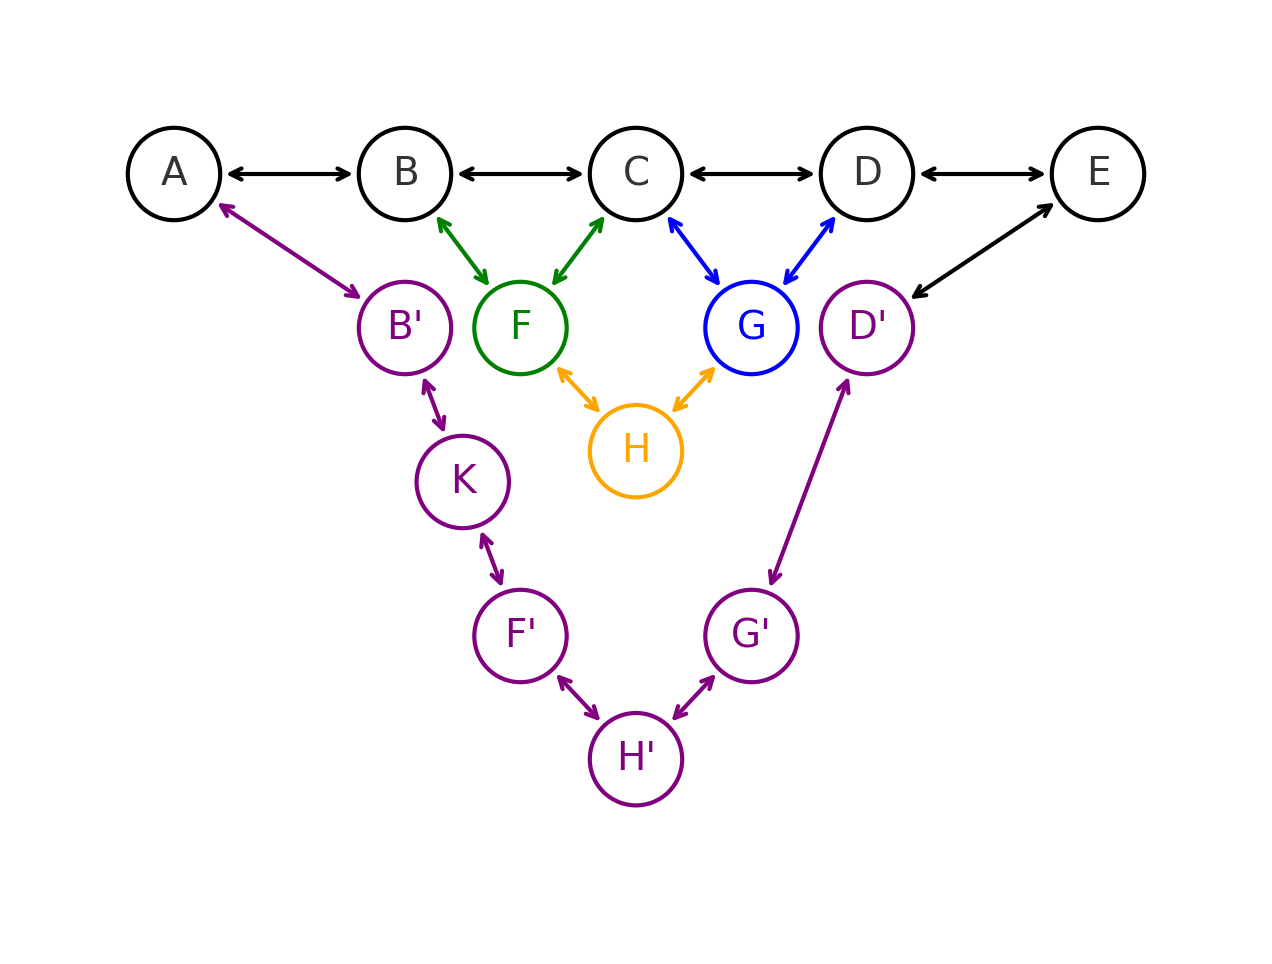

Reproduce this figure in Python.
import matplotlib.pyplot as plt
import numpy as np

# Base nodes and coordinates
nodes = ["A", "B", "C", "D", "E"]
spacing = 1.5
x_pos = np.arange(len(nodes)) * spacing - spacing * (len(nodes) - 1) / 2
y_base = 0
radius = 0.3

coords = {label: (x_pos[i], y_base) for i, label in enumerate(nodes)}
coords["F"] = ((coords["B"][0] + coords["C"][0]) / 2, y_base - 1.0)
coords["G"] = ((coords["C"][0] + coords["D"][0]) / 2, y_base - 1.0)
coords["H"] = ((coords["F"][0] + coords["G"][0]) / 2, y_base - 1.8)

# Bottom primes: B' and D' at same level as F; deeper for F', G', H'
coords["Bprime"] = (coords["B"][0], coords["F"][1])
coords["Dprime"] = (coords["D"][0], coords["F"][1])
coords["Fprime"] = (coords["F"][0], coords["F"][1] - 2.0)
coords["Gprime"] = (coords["G"][0], coords["G"][1] - 2.0)
coords["Hprime"] = (coords["H"][0], coords["H"][1] - 2.0)

# K between B' and F'
coords["K"] = (
    (coords["Bprime"][0] + coords["Fprime"][0]) / 2,
    (coords["Bprime"][1] + coords["Fprime"][1]) / 2,
)

# Plot setup
fig, ax = plt.subplots(figsize=(10, 6))
ax.set_aspect("equal")
ax.axis("off")
ax.set_xlim(min(x_pos) - 1, max(x_pos) + 1)
ax.set_ylim(-5, 1)


# Helper for bidirectional arrow
def bidir(a, b, color):
    x0, y0 = coords[a]
    x1, y1 = coords[b]
    dx, dy = x1 - x0, y1 - y0
    dist = np.hypot(dx, dy)
    ux, uy = dx / dist, dy / dist
    start = (x0 + ux * radius, y0 + uy * radius)
    end = (x1 - ux * radius, y1 - uy * radius)
    ax.annotate(
        "",
        xy=end,
        xytext=start,
        arrowprops=dict(arrowstyle="<->", color=color, linewidth=1.5),
    )


# Draw base list (all black)
for label in nodes:
    x, y = coords[label]
    ax.add_patch(
        plt.Circle((x, y), radius, fill=False, edgecolor="black", linewidth=1.5)
    )
    ax.text(x, y, label, ha="center", va="center", fontsize=14)
for i in range(len(nodes) - 1):
    bidir(nodes[i], nodes[i + 1], "black")

# Draw F, G, H
for label, col in [("F", "green"), ("G", "blue"), ("H", "orange")]:
    x, y = coords[label]
    ax.add_patch(plt.Circle((x, y), radius, fill=False, edgecolor=col, linewidth=1.5))
    ax.text(x, y, label, ha="center", va="center", fontsize=14, color=col)
bidir("B", "F", "green")
bidir("F", "C", "green")
bidir("C", "G", "blue")
bidir("G", "D", "blue")
bidir("F", "H", "orange")
bidir("H", "G", "orange")

# Draw deep primes and K in purple
primes = ["Bprime", "K", "Fprime", "Gprime", "Hprime", "Dprime"]
for label in primes:
    x, y = coords[label]
    ax.add_patch(
        plt.Circle((x, y), radius, fill=False, edgecolor="purple", linewidth=1.5)
    )
    text = label.replace("prime", "'") if "prime" in label else "K"
    ax.text(x, y, text, ha="center", va="center", fontsize=14, color="purple")

# Connect bottom path arrows
bidir("A", "Bprime", "purple")  # only this arrow purple
bidir("Bprime", "K", "purple")
bidir("K", "Fprime", "purple")
bidir("Fprime", "Hprime", "purple")
bidir("Hprime", "Gprime", "purple")
bidir("Gprime", "Dprime", "purple")
bidir("Dprime", "E", "black")  # back to black

plt.show()
